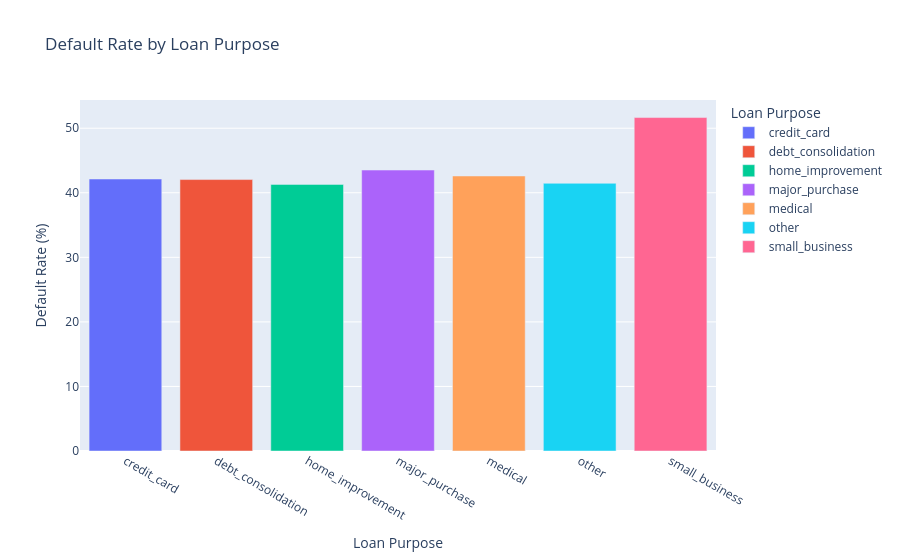

Here is the notebook cell this chart was saved with:
### Markdown cell above
The chart shows a clear inverse relationship between credit score and default rate. Borrowers with credit scores below 600 have the highest default rate, approaching 49 percent. As credit scores improve, the default rate declines steadily. The group with scores between 600 and 700 has a default rate of approximately 45 percent, while those in the 700 to 800 range default at a rate near 40 percent. Borrowers with scores above 800 exhibit the lowest default rate, around 37 percent. This pattern aligns with expectations, as higher credit scores generally reflect stronger creditworthiness and lower risk. The results confirm credit score as a meaningful predictor of default behavior.

### Code cell
df_purpose=df.groupby('loan_purpose')['default'].mean().reset_index()
df_purpose['default_rate_percent']=df_purpose['default']*100

purpose_plot = px.bar(
    df_purpose,
    x='loan_purpose',
    y='default_rate_percent',
    title='Default Rate by Loan Purpose',
    labels={'default_rate_percent': 'Default Rate (%)', 'loan_purpose': 'Loan Purpose'},
    color='loan_purpose',
    height=500
)
purpose_plot.show()

### Figure 1 — Plotly figure (JSON) as saved in the notebook; plotly's stock layout.template omitted (floating-point values rounded to 4 significant figures)
{"data": [{"alignmentgroup": "True", "hovertemplate": "Loan Purpose=%{x}<br>Default Rate (%)=%{y}<extra></extra>", "legendgroup": "credit_card", "marker": {"color": "#636efa", "pattern": {"shape": ""}}, "name": "credit_card", "offsetgroup": "credit_card", "orientation": "v", "showlegend": true, "textposition": "auto", "type": "bar", "x": ["credit_card"], "xaxis": "x", "y": [42.13], "yaxis": "y"}, {"alignmentgroup": "True", "hovertemplate": "Loan Purpose=%{x}<br>Default Rate (%)=%{y}<extra></extra>", "legendgroup": "debt_consolidation", "marker": {"color": "#EF553B", "pattern": {"shape": ""}}, "name": "debt_consolidation", "offsetgroup": "debt_consolidation", "orientation": "v", "showlegend": true, "textposition": "auto", "type": "bar", "x": ["debt_consolidation"], "xaxis": "x", "y": [42.04], "yaxis": "y"}, {"alignmentgroup": "True", "hovertemplate": "Loan Purpose=%{x}<br>Default Rate (%)=%{y}<extra></extra>", "legendgroup": "home_improvement", "marker": {"color": "#00cc96", "pattern": {"shape": ""}}, "name": "home_improvement", "offsetgroup": "home_improvement", "orientation": "v", "showlegend": true, "textposition": "auto", "type": "bar", "x": ["home_improvement"], "xaxis": "x", "y": [41.3], "yaxis": "y"}, {"alignmentgroup": "True", "hovertemplate": "Loan Purpose=%{x}<br>Default Rate (%)=%{y}<extra></extra>", "legendgroup": "major_purchase", "marker": {"color": "#ab63fa", "pattern": {"shape": ""}}, "name": "major_purchase", "offsetgroup": "major_purchase", "orientation": "v", "showlegend": true, "textposition": "auto", "type": "bar", "x": ["major_purchase"], "xaxis": "x", "y": [43.52], "yaxis": "y"}, {"alignmentgroup": "True", "hovertemplate": "Loan Purpose=%{x}<br>Default Rate (%)=%{y}<extra></extra>", "legendgroup": "medical", "marker": {"color": "#FFA15A", "pattern": {"shape": ""}}, "name": "medical", "offsetgroup": "medical", "orientation": "v", "showlegend": true, "textposition": "auto", "type": "bar", "x": ["medical"], "xaxis": "x", "y": [42.6], "yaxis": "y"}, {"alignmentgroup": "True", "hovertemplate": "Loan Purpose=%{x}<br>Default Rate (%)=%{y}<extra></extra>", "legendgroup": "other", "marker": {"color": "#19d3f3", "pattern": {"shape": ""}}, "name": "other", "offsetgroup": "other", "orientation": "v", "showlegend": true, "textposition": "auto", "type": "bar", "x": ["other"], "xaxis": "x", "y": [41.47], "yaxis": "y"}, {"alignmentgroup": "True", "hovertemplate": "Loan Purpose=%{x}<br>Default Rate (%)=%{y}<extra></extra>", "legendgroup": "small_business", "marker": {"color": "#FF6692", "pattern": {"shape": ""}}, "name": "small_business", "offsetgroup": "small_business", "orientation": "v", "showlegend": true, "textposition": "auto", "type": "bar", "x": ["small_business"], "xaxis": "x", "y": [51.65], "yaxis": "y"}], "layout": {"autosize": true, "barmode": "relative", "legend": {"title": {"text": "Loan Purpose"}, "tracegroupgap": 0}, "title": {"text": "Default Rate by Loan Purpose"}, "xaxis": {"anchor": "y", "autorange": true, "categoryarray": ["credit_card", "debt_consolidation", "home_improvement", "major_purchase", "medical", "other", "small_business"], "categoryorder": "array", "domain": [0, 1], "range": [-0.5, 6.5], "title": {"text": "Loan Purpose"}, "type": "category"}, "yaxis": {"anchor": "x", "autorange": true, "domain": [0, 1], "range": [0, 54.37], "title": {"text": "Default Rate (%)"}, "type": "linear"}}}
